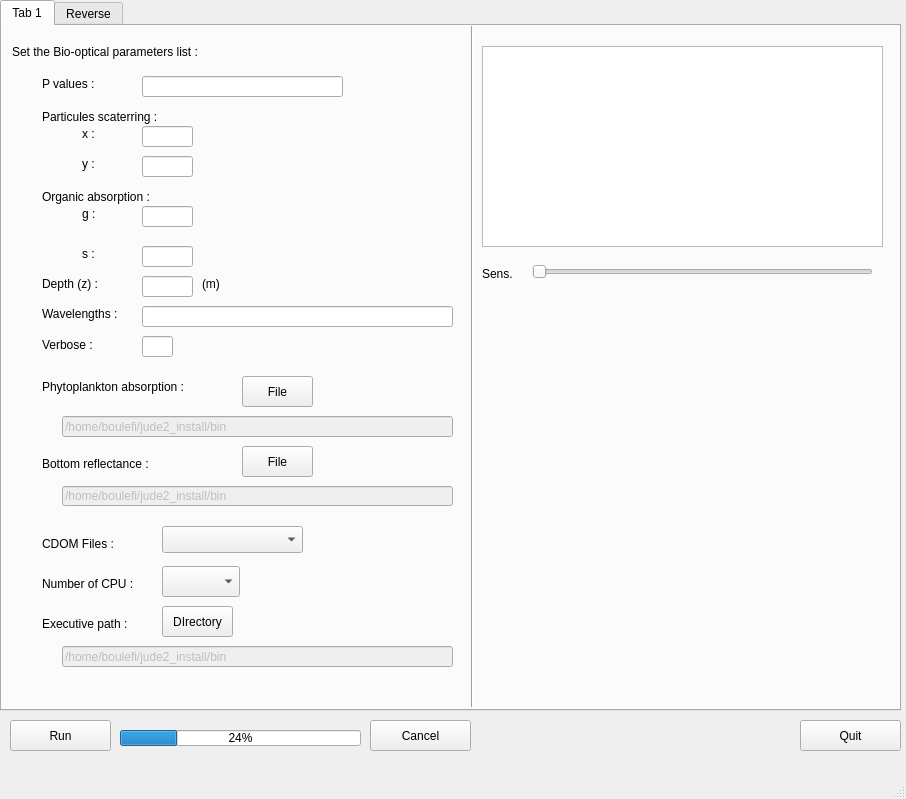
<?xml version="1.0" encoding="UTF-8"?>
<ui version="4.0">
 <class>MainWindow</class>
 <widget class="QMainWindow" name="MainWindow">
  <property name="geometry">
   <rect>
    <x>0</x>
    <y>0</y>
    <width>906</width>
    <height>799</height>
   </rect>
  </property>
  <property name="windowTitle">
   <string>Batch scripts and Reverse</string>
  </property>
  <widget class="QWidget" name="centralwidget">
   <widget class="QPushButton" name="run">
    <property name="geometry">
     <rect>
      <x>10</x>
      <y>720</y>
      <width>101</width>
      <height>31</height>
     </rect>
    </property>
    <property name="text">
     <string>Run</string>
    </property>
   </widget>
   <widget class="QTabWidget" name="tabWidget">
    <property name="enabled">
     <bool>true</bool>
    </property>
    <property name="geometry">
     <rect>
      <x>0</x>
      <y>0</y>
      <width>901</width>
      <height>711</height>
     </rect>
    </property>
    <property name="baseSize">
     <size>
      <width>0</width>
      <height>0</height>
     </size>
    </property>
    <property name="font">
     <font>
      <italic>false</italic>
      <underline>false</underline>
     </font>
    </property>
    <property name="cursor">
     <cursorShape>ArrowCursor</cursorShape>
    </property>
    <property name="tabShape">
     <enum>QTabWidget::Rounded</enum>
    </property>
    <property name="currentIndex">
     <number>0</number>
    </property>
    <property name="elideMode">
     <enum>Qt::ElideNone</enum>
    </property>
    <widget class="QWidget" name="tab">
     <attribute name="title">
      <string>Tab 1</string>
     </attribute>
     <widget class="QLabel" name="label_2">
      <property name="geometry">
       <rect>
        <x>40</x>
        <y>50</y>
        <width>71</width>
        <height>16</height>
       </rect>
      </property>
      <property name="sizePolicy">
       <sizepolicy hsizetype="Preferred" vsizetype="Preferred">
        <horstretch>0</horstretch>
        <verstretch>0</verstretch>
       </sizepolicy>
      </property>
      <property name="text">
       <string>P values :</string>
      </property>
     </widget>
     <widget class="QLabel" name="label_16">
      <property name="geometry">
       <rect>
        <x>40</x>
        <y>590</y>
        <width>111</width>
        <height>16</height>
       </rect>
      </property>
      <property name="text">
       <string>Executive path :</string>
      </property>
     </widget>
     <widget class="QLabel" name="label_15">
      <property name="geometry">
       <rect>
        <x>40</x>
        <y>550</y>
        <width>111</width>
        <height>16</height>
       </rect>
      </property>
      <property name="text">
       <string>Number of CPU :</string>
      </property>
     </widget>
     <widget class="QComboBox" name="cdom_file">
      <property name="geometry">
       <rect>
        <x>160</x>
        <y>500</y>
        <width>141</width>
        <height>27</height>
       </rect>
      </property>
     </widget>
     <widget class="QComboBox" name="nb_cpu">
      <property name="geometry">
       <rect>
        <x>160</x>
        <y>540</y>
        <width>78</width>
        <height>31</height>
       </rect>
      </property>
     </widget>
     <widget class="QGraphicsView" name="graphicsView">
      <property name="geometry">
       <rect>
        <x>480</x>
        <y>20</y>
        <width>401</width>
        <height>201</height>
       </rect>
      </property>
     </widget>
     <widget class="QSlider" name="sens">
      <property name="enabled">
       <bool>true</bool>
      </property>
      <property name="geometry">
       <rect>
        <x>530</x>
        <y>230</y>
        <width>341</width>
        <height>31</height>
       </rect>
      </property>
      <property name="cursor">
       <cursorShape>ArrowCursor</cursorShape>
      </property>
      <property name="autoFillBackground">
       <bool>false</bool>
      </property>
      <property name="orientation">
       <enum>Qt::Horizontal</enum>
      </property>
     </widget>
     <widget class="QLabel" name="label_17">
      <property name="geometry">
       <rect>
        <x>480</x>
        <y>240</y>
        <width>41</width>
        <height>16</height>
       </rect>
      </property>
      <property name="text">
       <string>Sens.</string>
      </property>
     </widget>
     <widget class="Line" name="line">
      <property name="enabled">
       <bool>true</bool>
      </property>
      <property name="geometry">
       <rect>
        <x>460</x>
        <y>-10</y>
        <width>20</width>
        <height>691</height>
       </rect>
      </property>
      <property name="autoFillBackground">
       <bool>false</bool>
      </property>
      <property name="orientation">
       <enum>Qt::Vertical</enum>
      </property>
     </widget>
     <widget class="QLineEdit" name="exec_path">
      <property name="enabled">
       <bool>false</bool>
      </property>
      <property name="geometry">
       <rect>
        <x>60</x>
        <y>620</y>
        <width>391</width>
        <height>21</height>
       </rect>
      </property>
      <property name="text">
       <string>/home/boulefi/jude2_install/bin</string>
      </property>
     </widget>
     <widget class="QLineEdit" name="p_values">
      <property name="geometry">
       <rect>
        <x>140</x>
        <y>50</y>
        <width>201</width>
        <height>21</height>
       </rect>
      </property>
     </widget>
     <widget class="QLabel" name="label_1">
      <property name="geometry">
       <rect>
        <x>10</x>
        <y>10</y>
        <width>241</width>
        <height>31</height>
       </rect>
      </property>
      <property name="text">
       <string>Set the Bio-optical parameters list :</string>
      </property>
     </widget>
     <widget class="QLabel" name="label_3">
      <property name="geometry">
       <rect>
        <x>40</x>
        <y>80</y>
        <width>151</width>
        <height>21</height>
       </rect>
      </property>
      <property name="text">
       <string>Particules scaterring :</string>
      </property>
     </widget>
     <widget class="QLabel" name="label_14">
      <property name="geometry">
       <rect>
        <x>40</x>
        <y>510</y>
        <width>91</width>
        <height>16</height>
       </rect>
      </property>
      <property name="text">
       <string>CDOM Files :</string>
      </property>
     </widget>
     <widget class="QLineEdit" name="x_value">
      <property name="geometry">
       <rect>
        <x>140</x>
        <y>100</y>
        <width>51</width>
        <height>21</height>
       </rect>
      </property>
     </widget>
     <widget class="QLineEdit" name="y_value">
      <property name="geometry">
       <rect>
        <x>140</x>
        <y>130</y>
        <width>51</width>
        <height>21</height>
       </rect>
      </property>
     </widget>
     <widget class="QLabel" name="label_4">
      <property name="geometry">
       <rect>
        <x>80</x>
        <y>100</y>
        <width>21</width>
        <height>16</height>
       </rect>
      </property>
      <property name="text">
       <string>x :</string>
      </property>
     </widget>
     <widget class="QLabel" name="label_5">
      <property name="geometry">
       <rect>
        <x>80</x>
        <y>130</y>
        <width>21</width>
        <height>16</height>
       </rect>
      </property>
      <property name="text">
       <string>y :</string>
      </property>
     </widget>
     <widget class="QLabel" name="label_6">
      <property name="geometry">
       <rect>
        <x>40</x>
        <y>160</y>
        <width>151</width>
        <height>21</height>
       </rect>
      </property>
      <property name="text">
       <string>Organic absorption :</string>
      </property>
     </widget>
     <widget class="QLineEdit" name="s_value">
      <property name="geometry">
       <rect>
        <x>140</x>
        <y>220</y>
        <width>51</width>
        <height>21</height>
       </rect>
      </property>
     </widget>
     <widget class="QLineEdit" name="g_value">
      <property name="geometry">
       <rect>
        <x>140</x>
        <y>180</y>
        <width>51</width>
        <height>21</height>
       </rect>
      </property>
     </widget>
     <widget class="QLabel" name="label_7">
      <property name="geometry">
       <rect>
        <x>80</x>
        <y>180</y>
        <width>21</width>
        <height>16</height>
       </rect>
      </property>
      <property name="text">
       <string>g :</string>
      </property>
     </widget>
     <widget class="QLabel" name="label_8">
      <property name="geometry">
       <rect>
        <x>80</x>
        <y>220</y>
        <width>21</width>
        <height>16</height>
       </rect>
      </property>
      <property name="text">
       <string>s :</string>
      </property>
     </widget>
     <widget class="QLabel" name="label_9">
      <property name="geometry">
       <rect>
        <x>40</x>
        <y>250</y>
        <width>71</width>
        <height>16</height>
       </rect>
      </property>
      <property name="text">
       <string>Depth (z) :</string>
      </property>
     </widget>
     <widget class="QLineEdit" name="z_value">
      <property name="geometry">
       <rect>
        <x>140</x>
        <y>250</y>
        <width>51</width>
        <height>21</height>
       </rect>
      </property>
     </widget>
     <widget class="QLabel" name="label_10">
      <property name="geometry">
       <rect>
        <x>200</x>
        <y>250</y>
        <width>21</width>
        <height>16</height>
       </rect>
      </property>
      <property name="text">
       <string>(m)</string>
      </property>
     </widget>
     <widget class="QPushButton" name="exec_path_button">
      <property name="geometry">
       <rect>
        <x>160</x>
        <y>580</y>
        <width>71</width>
        <height>31</height>
       </rect>
      </property>
      <property name="text">
       <string>DIrectory</string>
      </property>
     </widget>
     <widget class="QLabel" name="label_11">
      <property name="geometry">
       <rect>
        <x>40</x>
        <y>280</y>
        <width>101</width>
        <height>16</height>
       </rect>
      </property>
      <property name="text">
       <string>Wavelengths :</string>
      </property>
     </widget>
     <widget class="QLineEdit" name="waveL_values">
      <property name="geometry">
       <rect>
        <x>140</x>
        <y>280</y>
        <width>311</width>
        <height>21</height>
       </rect>
      </property>
     </widget>
     <widget class="QLabel" name="label_12">
      <property name="geometry">
       <rect>
        <x>40</x>
        <y>350</y>
        <width>191</width>
        <height>21</height>
       </rect>
      </property>
      <property name="text">
       <string>Phytoplankton absorption :</string>
      </property>
     </widget>
     <widget class="QPushButton" name="phyto_button">
      <property name="geometry">
       <rect>
        <x>240</x>
        <y>350</y>
        <width>71</width>
        <height>31</height>
       </rect>
      </property>
      <property name="text">
       <string>File</string>
      </property>
     </widget>
     <widget class="QLineEdit" name="phyto_path">
      <property name="enabled">
       <bool>false</bool>
      </property>
      <property name="geometry">
       <rect>
        <x>60</x>
        <y>390</y>
        <width>391</width>
        <height>21</height>
       </rect>
      </property>
      <property name="text">
       <string>/home/boulefi/jude2_install/bin</string>
      </property>
     </widget>
     <widget class="QLabel" name="label_13">
      <property name="geometry">
       <rect>
        <x>40</x>
        <y>430</y>
        <width>141</width>
        <height>16</height>
       </rect>
      </property>
      <property name="text">
       <string>Bottom reflectance :</string>
      </property>
     </widget>
     <widget class="QLineEdit" name="bottom_path">
      <property name="enabled">
       <bool>false</bool>
      </property>
      <property name="geometry">
       <rect>
        <x>60</x>
        <y>460</y>
        <width>391</width>
        <height>20</height>
       </rect>
      </property>
      <property name="text">
       <string>/home/boulefi/jude2_install/bin</string>
      </property>
     </widget>
     <widget class="QPushButton" name="bottom_button">
      <property name="geometry">
       <rect>
        <x>240</x>
        <y>420</y>
        <width>71</width>
        <height>31</height>
       </rect>
      </property>
      <property name="text">
       <string>File</string>
      </property>
     </widget>
     <widget class="QLabel" name="label">
      <property name="geometry">
       <rect>
        <x>40</x>
        <y>310</y>
        <width>66</width>
        <height>17</height>
       </rect>
      </property>
      <property name="text">
       <string>Verbose :</string>
      </property>
     </widget>
     <widget class="QLineEdit" name="verbose_value">
      <property name="geometry">
       <rect>
        <x>140</x>
        <y>310</y>
        <width>31</width>
        <height>21</height>
       </rect>
      </property>
     </widget>
    </widget>
    <widget class="QWidget" name="ReverseTab">
     <attribute name="title">
      <string>Reverse</string>
     </attribute>
     <widget class="QGraphicsView" name="graphicsView_2">
      <property name="geometry">
       <rect>
        <x>480</x>
        <y>20</y>
        <width>401</width>
        <height>201</height>
       </rect>
      </property>
     </widget>
     <widget class="Line" name="line_2">
      <property name="geometry">
       <rect>
        <x>460</x>
        <y>-10</y>
        <width>20</width>
        <height>691</height>
       </rect>
      </property>
      <property name="orientation">
       <enum>Qt::Vertical</enum>
      </property>
     </widget>
     <widget class="QLabel" name="label_20">
      <property name="geometry">
       <rect>
        <x>490</x>
        <y>240</y>
        <width>66</width>
        <height>17</height>
       </rect>
      </property>
      <property name="text">
       <string>Details :</string>
      </property>
     </widget>
     <widget class="QRadioButton" name="McGee_radioButton">
      <property name="geometry">
       <rect>
        <x>80</x>
        <y>80</y>
        <width>116</width>
        <height>22</height>
       </rect>
      </property>
      <property name="text">
       <string>McGEE 1999</string>
      </property>
     </widget>
     <widget class="QRadioButton" name="radioButton_2">
      <property name="geometry">
       <rect>
        <x>80</x>
        <y>110</y>
        <width>116</width>
        <height>22</height>
       </rect>
      </property>
      <property name="text">
       <string>RadioButton</string>
      </property>
     </widget>
     <widget class="QRadioButton" name="radioButton_3">
      <property name="geometry">
       <rect>
        <x>80</x>
        <y>140</y>
        <width>116</width>
        <height>22</height>
       </rect>
      </property>
      <property name="text">
       <string>RadioButton</string>
      </property>
     </widget>
     <widget class="QLabel" name="label_19">
      <property name="geometry">
       <rect>
        <x>40</x>
        <y>50</y>
        <width>101</width>
        <height>16</height>
       </rect>
      </property>
      <property name="text">
       <string>Tool (method) :</string>
      </property>
     </widget>
     <widget class="QLabel" name="label_18">
      <property name="geometry">
       <rect>
        <x>10</x>
        <y>20</y>
        <width>191</width>
        <height>16</height>
       </rect>
      </property>
      <property name="text">
       <string>Deconvolution parameters :</string>
      </property>
     </widget>
     <widget class="QLineEdit" name="x_value_reverse">
      <property name="geometry">
       <rect>
        <x>620</x>
        <y>320</y>
        <width>51</width>
        <height>21</height>
       </rect>
      </property>
     </widget>
     <widget class="QLabel" name="label_27">
      <property name="geometry">
       <rect>
        <x>560</x>
        <y>440</y>
        <width>21</width>
        <height>16</height>
       </rect>
      </property>
      <property name="text">
       <string>s :</string>
      </property>
     </widget>
     <widget class="QLabel" name="label_22">
      <property name="geometry">
       <rect>
        <x>520</x>
        <y>300</y>
        <width>151</width>
        <height>21</height>
       </rect>
      </property>
      <property name="text">
       <string>Particules scaterring :</string>
      </property>
     </widget>
     <widget class="QLabel" name="label_29">
      <property name="geometry">
       <rect>
        <x>680</x>
        <y>470</y>
        <width>21</width>
        <height>16</height>
       </rect>
      </property>
      <property name="text">
       <string>(m)</string>
      </property>
     </widget>
     <widget class="QLabel" name="label_24">
      <property name="geometry">
       <rect>
        <x>560</x>
        <y>350</y>
        <width>21</width>
        <height>16</height>
       </rect>
      </property>
      <property name="text">
       <string>y :</string>
      </property>
     </widget>
     <widget class="QLabel" name="label_23">
      <property name="geometry">
       <rect>
        <x>560</x>
        <y>320</y>
        <width>21</width>
        <height>16</height>
       </rect>
      </property>
      <property name="text">
       <string>x :</string>
      </property>
     </widget>
     <widget class="QLineEdit" name="y_value_reverse">
      <property name="geometry">
       <rect>
        <x>620</x>
        <y>350</y>
        <width>51</width>
        <height>21</height>
       </rect>
      </property>
     </widget>
     <widget class="QLabel" name="label_21">
      <property name="geometry">
       <rect>
        <x>520</x>
        <y>270</y>
        <width>71</width>
        <height>16</height>
       </rect>
      </property>
      <property name="sizePolicy">
       <sizepolicy hsizetype="Preferred" vsizetype="Preferred">
        <horstretch>0</horstretch>
        <verstretch>0</verstretch>
       </sizepolicy>
      </property>
      <property name="text">
       <string>P values :</string>
      </property>
     </widget>
     <widget class="QLabel" name="label_30">
      <property name="geometry">
       <rect>
        <x>520</x>
        <y>500</y>
        <width>101</width>
        <height>16</height>
       </rect>
      </property>
      <property name="text">
       <string>Wavelengths :</string>
      </property>
     </widget>
     <widget class="QLabel" name="label_25">
      <property name="geometry">
       <rect>
        <x>520</x>
        <y>380</y>
        <width>151</width>
        <height>21</height>
       </rect>
      </property>
      <property name="text">
       <string>Organic absorption :</string>
      </property>
     </widget>
     <widget class="QLineEdit" name="g_value_reverse">
      <property name="geometry">
       <rect>
        <x>620</x>
        <y>400</y>
        <width>51</width>
        <height>21</height>
       </rect>
      </property>
     </widget>
     <widget class="QLineEdit" name="p_values_reverse">
      <property name="geometry">
       <rect>
        <x>620</x>
        <y>270</y>
        <width>201</width>
        <height>21</height>
       </rect>
      </property>
     </widget>
     <widget class="QLineEdit" name="s_value_reverse">
      <property name="geometry">
       <rect>
        <x>620</x>
        <y>440</y>
        <width>51</width>
        <height>21</height>
       </rect>
      </property>
     </widget>
     <widget class="QLabel" name="label_28">
      <property name="geometry">
       <rect>
        <x>520</x>
        <y>470</y>
        <width>71</width>
        <height>16</height>
       </rect>
      </property>
      <property name="text">
       <string>Depth (z) :</string>
      </property>
     </widget>
     <widget class="QLineEdit" name="waveL_values_reverse">
      <property name="geometry">
       <rect>
        <x>620</x>
        <y>500</y>
        <width>311</width>
        <height>21</height>
       </rect>
      </property>
     </widget>
     <widget class="QLineEdit" name="z_value_reverse">
      <property name="geometry">
       <rect>
        <x>620</x>
        <y>470</y>
        <width>51</width>
        <height>21</height>
       </rect>
      </property>
     </widget>
     <widget class="QLabel" name="label_26">
      <property name="geometry">
       <rect>
        <x>560</x>
        <y>400</y>
        <width>21</width>
        <height>16</height>
       </rect>
      </property>
      <property name="text">
       <string>g :</string>
      </property>
     </widget>
    </widget>
   </widget>
   <widget class="QProgressBar" name="progressBar">
    <property name="geometry">
     <rect>
      <x>120</x>
      <y>730</y>
      <width>241</width>
      <height>16</height>
     </rect>
    </property>
    <property name="mouseTracking">
     <bool>false</bool>
    </property>
    <property name="value">
     <number>24</number>
    </property>
    <property name="textVisible">
     <bool>true</bool>
    </property>
    <property name="textDirection">
     <enum>QProgressBar::TopToBottom</enum>
    </property>
   </widget>
   <widget class="QPushButton" name="cancel">
    <property name="geometry">
     <rect>
      <x>370</x>
      <y>720</y>
      <width>101</width>
      <height>31</height>
     </rect>
    </property>
    <property name="text">
     <string>Cancel</string>
    </property>
   </widget>
   <widget class="QPushButton" name="quit">
    <property name="geometry">
     <rect>
      <x>800</x>
      <y>720</y>
      <width>101</width>
      <height>31</height>
     </rect>
    </property>
    <property name="text">
     <string>Quit</string>
    </property>
   </widget>
  </widget>
  <widget class="QStatusBar" name="statusbar"/>
 </widget>
 <resources/>
 <connections/>
</ui>
